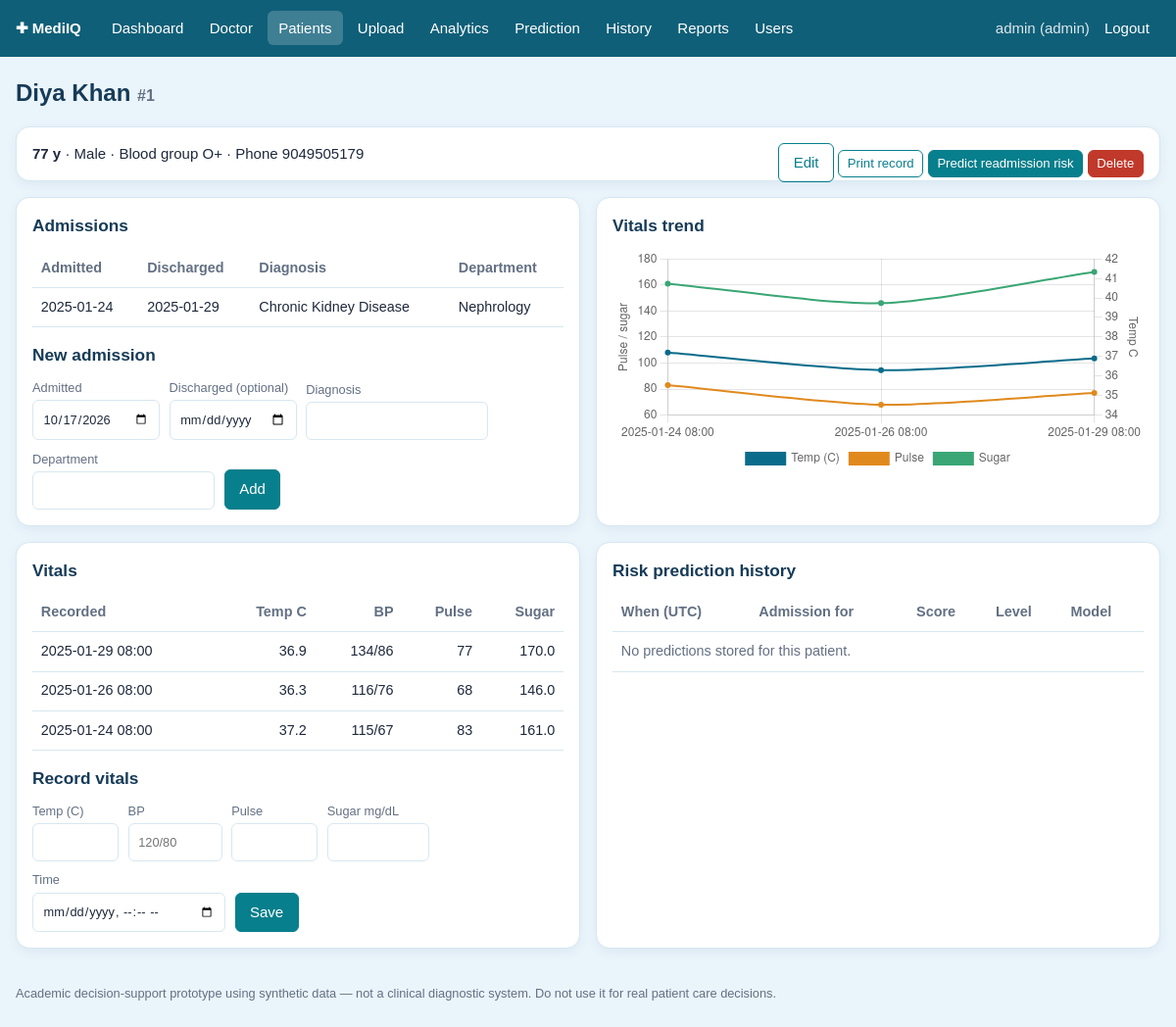
Page /patients/1 (signed in) on the committed database.
### tables this page shows
CREATE TABLE users (
    user_id       INTEGER PRIMARY KEY AUTOINCREMENT,
    username      TEXT NOT NULL UNIQUE,
    password_hash TEXT NOT NULL,
    role          TEXT NOT NULL DEFAULT 'staff' CHECK (role IN ('admin','doctor','staff'))
);

CREATE TABLE patients (
    patient_id  INTEGER PRIMARY KEY AUTOINCREMENT,
    name        TEXT NOT NULL,
    age         INTEGER NOT NULL CHECK (age BETWEEN 0 AND 120),
    gender      TEXT NOT NULL CHECK (gender IN ('Male','Female','Other')),
    phone       TEXT,
    blood_group TEXT NOT NULL DEFAULT 'Unknown'
);

CREATE TABLE admissions (
    admission_id   INTEGER PRIMARY KEY AUTOINCREMENT,
    patient_id     INTEGER NOT NULL REFERENCES patients(patient_id) ON DELETE CASCADE,
    admission_date TEXT NOT NULL,                 -- YYYY-MM-DD
    discharge_date TEXT,                          -- NULL = currently admitted
    diagnosis      TEXT NOT NULL,
    department     TEXT NOT NULL,
    CHECK (discharge_date IS NULL OR discharge_date >= admission_date)
);

CREATE TABLE vitals (
    vital_id    INTEGER PRIMARY KEY AUTOINCREMENT,
    patient_id  INTEGER NOT NULL REFERENCES patients(patient_id) ON DELETE CASCADE,
    temperature REAL,                             -- deg C
    bp          TEXT,                             -- 'systolic/diastolic', e.g. 120/80
    pulse       INTEGER,                          -- beats/min
    sugar       REAL,                             -- blood glucose, mg/dL
    recorded_at TEXT NOT NULL                     -- YYYY-MM-DD HH:MM:SS
);

### views.py (the view)
@bp.route("/patients/<int:pid>")
@login_required
def patient_detail(pid):
    p = repo.get_patient(pid)
    if not p:
        flash("Patient not found.", "danger")
        return redirect(url_for("main.patients"))
    vit = repo.list_vitals(pid)
    chrono = list(reversed(vit))
    chart = {"labels": [v["recorded_at"][:16] for v in chrono], "temperature": [v["temperature"] for v in chrono],
             "pulse": [v["pulse"] for v in chrono], "sugar": [v["sugar"] for v in chrono]}
    return render_template("patient_detail.html", p=p, admissions=repo.list_admissions(pid), vitals=vit, chart=chart,
                           preds=repo.patient_predictions(pid), departments=_departments(),
                           diagnoses=repo.distinct_values("diagnosis"), today=date.today().isoformat())

### auth.py (called while the page is built)
@bp.before_app_request
def load_user():
    uid = session.get("user_id")
    g.user = repo.get_user(uid) if uid else None

def login_required(view):
    @wraps(view)
    def wrapped(*a, **kw):
        if g.user is None:
            return redirect(url_for("auth.login", next=request.path))
        return view(*a, **kw)
    return wrapped

### db.py (called while the page is built)
def get_db():
    if "db" not in g:
        g.db = sqlite3.connect(current_app.config["DATABASE"])
        g.db.row_factory = sqlite3.Row
        g.db.execute("PRAGMA foreign_keys = ON")
    return g.db

### repo.py (called while the page is built)
def _q(sql, params=()):
    return get_db().execute(sql, params).fetchall()

def get_user(user_id):
    return get_db().execute("SELECT * FROM users WHERE user_id=?", (user_id,)).fetchone()

def get_patient(pid):
    return get_db().execute("SELECT * FROM patients WHERE patient_id=?", (pid,)).fetchone()

def list_admissions(pid):
    return _q("SELECT * FROM admissions WHERE patient_id=? ORDER BY admission_date DESC", (pid,))

def distinct_values(col):
    assert col in ("department", "diagnosis")
    return [r[0] for r in get_db().execute(f"SELECT DISTINCT {col} FROM admissions ORDER BY {col}")]

def list_vitals(pid, limit=50):
    return _q("SELECT * FROM vitals WHERE patient_id=? ORDER BY recorded_at DESC LIMIT ?", (pid, limit))

def patient_predictions(pid):
    return _q("""SELECT pr.*, a.diagnosis FROM predictions pr JOIN admissions a ON a.admission_id=pr.admission_id
                 WHERE pr.patient_id=? ORDER BY pr.predicted_at DESC""", (pid,))

### views.py (called while the page is built)
def _departments():
    return sorted(set(current_app.config["DEPARTMENTS"]) | set(repo.distinct_values("department")))

### templates/patient_detail.html (shortened to what this page needs)
{% extends "base.html" %}{% block title %}{{ p.name }}{% endblock %}
{% block content %}
<h1>{{ p.name }} <span class="muted" style="font-size:1rem">#{{ p.patient_id }}</span></h1>
<div class="card"><strong>{{ p.age }} y</strong> &middot; {{ p.gender }} &middot; Blood group {{ p.blood_group }} &middot; Phone {{ p.phone or '-' }}
<span class="noprint" style="float:right"><a class="btn sec sm" href="{{ url_for('main.patients', edit=p.patient_id) }}">Edit</a>
<button class="sec sm" onclick="window.print()">Print record</button>
{% if g.user.role in ('admin','doctor') %}<form method="post" action="{{ url_for('main.predict_patient', pid=p.patient_id) }}" style="display:inline"><input type="hidden" name="_csrf" value="{{ csrf_token }}"><button class="sm">Predict readmission risk</button></form>{% endif %}
{% if g.user.role=='admin' %}<form method="post" action="{{ url_for('main.patient_delete', pid=p.patient_id) }}" style="display:inline" onsubmit="return confirm('Permanently delete this patient and all admissions, vitals and predictions?')"><input type="hidden" name="_csrf" value="{{ csrf_token }}"><button class="del sm">Delete</button></form>{% endif %}</span></div>
<div class="grid g2">
<div class="card scroll"><h2>Admissions</h2><table><tr><th>Admitted</th><th>Discharged</th><th>Diagnosis</th><th>Department</th></tr>
{% for a in admissions %}<tr><td>{{ a.admission_date }}</td><td>{% if a.discharge_date %}{{ a.discharge_date }}{% endif %}</td><td>{{ a.diagnosis }}</td><td>{{ a.department }}</td></tr>
{% else %}<tr><td colspan="4" class="muted">No admissions yet.</td></tr>{% endfor %}</table>
<h2 style="margin-top:1rem" class="noprint">New admission</h2>
<form class="inline noprint" method="post" action="{{ url_for('main.admit', pid=p.patient_id) }}"><input type="hidden" name="_csrf" value="{{ csrf_token }}">
<label>Admitted<input type="date" name="admission_date" value="{{ today }}" required></label>
<label>Discharged (optional)<input type="date" name="discharge_date"></label>
<label>Diagnosis<input name="diagnosis" list="dx" required></label><datalist id="dx">{% for d in diagnoses %}<option>{{ d }}</option>{% endfor %}</datalist>
<label>Department<input name="department" list="dp" required></label><datalist id="dp">{% for d in departments %}<option>{{ d }}</option>{% endfor %}</datalist>
<button>Add</button></form></div>
<div class="card"><h2>Vitals trend</h2><div style="height:230px"><canvas id="vchart"></canvas></div></div></div>
<div class="grid g2">
<div class="card scroll"><h2>Vitals</h2><table><tr><th>Recorded</th><th class="n">Temp C</th><th class="n">BP</th><th class="n">Pulse</th><th class="n">Sugar</th></tr>
{% for v in vitals %}<tr><td>{{ v.recorded_at[:16] }}</td><td class="n">{{ v.temperature if v.temperature is not none else '-' }}</td><td class="n">{{ v.bp or '-' }}</td><td class="n">{{ v.pulse if v.pulse is not none else '-' }}</td><td class="n">{{ v.sugar if v.sugar is not none else '-' }}</td></tr>
{% else %}<tr><td colspan="5" class="muted">No vitals recorded.</td></tr>{% endfor %}</table>
<h2 style="margin-top:1rem" class="noprint">Record vitals</h2>
<form class="inline noprint" method="post" action="{{ url_for('main.add_vitals', pid=p.patient_id) }}"><input type="hidden" name="_csrf" value="{{ csrf_token }}">
<label>Temp (C)<input name="temperature" type="number" step="0.1" min="30" max="45" style="width:5.5rem"></label>
<label>BP<input name="bp" placeholder="120/80" pattern="\d{2,3}/\d{2,3}" style="width:6rem"></label>
<label>Pulse<input name="pulse" type="number" min="20" max="250" style="width:5.5rem"></label>
<label>Sugar mg/dL<input name="sugar" type="number" min="20" max="800" style="width:6.5rem"></label>
<label>Time<input name="recorded_at" type="datetime-local"></label><button>Save</button></form></div>
<div class="card scroll"><h2>Risk prediction history</h2><table><tr><th>When (UTC)</th><th>Admission for</th><th>Score</th><th>Level</th><th>Model</th></tr>
{% for r in preds %}<tr><td>{{ r.predicted_at }}</td><td>{{ r.diagnosis }}</td><td>{{ '%.0f'|format(r.risk_score*100) }}%</td><td><span class="pill risk-{{ r.risk_level }}">{{ r.risk_level }}</span></td><td>{{ r.model_name }}</td></tr>
{% else %}<tr><td colspan="5" class="muted">No predictions stored for this patient.</td></tr>{% endfor %}</table></div></div>
{% endblock %}
{% block scripts %}<script>
const C = {{ chart|tojson }};
window.addEventListener("load", () => draw("vchart","line",C.labels,[{label:"Temp (C)",data:C.temperature,yAxisID:"y1"},{label:"Pulse",data:C.pulse},{label:"Sugar",data:C.sugar}],
  {chart:{spanGaps:true,scales:{y:{beginAtZero:false,title:{display:true,text:"Pulse / sugar"}},y1:{position:"right",min:34,max:42,grid:{drawOnChartArea:false},title:{display:true,text:"Temp C"}}}}}));
</script>{% endblock %}

### templates/base.html (shortened to what this page needs)
<!doctype html>
<html lang="en"><head>
<link rel="stylesheet" href="{{ url_for('static', filename='css/style.css') }}">
</head><body>
{% set ep = request.endpoint or '' %}
<nav>
  <span class="brand">&#10010; MediIQ</span>
  {% if g.user %}
  <a href="{{ url_for('main.dashboard') }}" class="{{ 'on' if ep=='main.dashboard' }}">Dashboard</a>
  {% if g.user.role in ('admin','doctor') %}<a href="{{ url_for('main.doctor') }}" class="{{ 'on' if ep=='main.doctor' }}">Doctor</a>{% endif %}
  <a href="{{ url_for('main.patients') }}" class="{{ 'on' if ep in ('main.patients','main.patient_detail') }}">Patients</a>
  <a href="{{ url_for('main.upload') }}" class="{{ 'on' if ep=='main.upload' }}">Upload</a>
  <a href="{{ url_for('main.analytics_page') }}" class="{{ 'on' if ep=='main.analytics_page' }}">Analytics</a>
  <a href="{{ url_for('main.predict') }}" class="{{ 'on' if ep=='main.predict' }}">Prediction</a>
  <a href="{{ url_for('main.history') }}" class="{{ 'on' if ep.startswith('main.history') }}">History</a>
  <a href="{{ url_for('main.reports') }}" class="{{ 'on' if ep=='main.reports' }}">Reports</a>
  {% if g.user.role=='admin' %}<a href="{{ url_for('auth.users') }}">Users</a>{% endif %}
  <span style="color:#fff;opacity:.85">{{ g.user.username }} ({{ g.user.role }})</span>
  <a href="{{ url_for('auth.logout') }}">Logout</a>
  {% endif %}
</nav>
<main>
  {% block content %}{% endblock %}
</main>
<footer>Academic decision-support prototype using synthetic data &mdash; not a clinical diagnostic system. Do not use it for real patient care decisions.</footer>
{% block scripts %}{% endblock %}
</body></html>

### static/css/style.css (style rules this page uses)
:root { --bg: #EAF4FB; --card: #FFFFFF; --ink: #1E293B; --muted: #637083; --line: #D7E7F0; --brand: #0F5F78; --accent: #087F8C; --danger: #C0392B; --amber: #D98A0B; --ok: #1F8A5B; }
* { box-sizing: border-box; }
body { margin: 0; font-family: Arial, Helvetica, sans-serif; font-size: 15px; line-height: 1.5; background: var(--bg); color: var(--ink); }
nav { display: flex; flex-wrap: wrap; align-items: center; gap: 0.25rem; background: var(--brand); padding: 0.7rem 1rem; }
nav a { color: #FFFFFF; text-decoration: none; padding: 0.4rem 0.7rem; border-radius: 6px; transition: background 0.2s ease; }
nav a:hover, nav a.on { background: rgba(255, 255, 255, 0.2); }
nav .brand { font-weight: 700; margin-right: 1rem; color: #FFFFFF; }
main { max-width: 1200px; margin: 1.2rem auto; padding: 0 1rem; }
h1, h2, h3 { color: #163B57; }
h1 { font-size: 1.5rem; margin: 0.2rem 0 1rem; }
h2 { font-size: 1.08rem; margin: 0 0 0.6rem; }
.card, .stat-card, .chart-container { background: var(--card); color: var(--ink); border: 1px solid var(--line); border-radius: 14px; padding: 1rem; margin-bottom: 1rem; box-shadow: 0 4px 12px rgba(15, 70, 100, 0.06); }
.grid { display: grid; gap: 1rem; }
.g2 { grid-template-columns: repeat( auto-fit, minmax(min(100%, 340px), 1fr) ); }
.scroll { overflow-x: auto; }
table { width: 100%; border-collapse: collapse; font-size: 0.9rem; }
th, td { padding: 0.55rem; border-bottom: 1px solid var(--line); text-align: left; vertical-align: top; }
th { color: var(--muted); font-weight: 600; }
td.n, th.n { text-align: right; }
form.inline { display: flex; flex-wrap: wrap; gap: 0.6rem; align-items: end; }
label { display: flex; flex-direction: column; font-size: 0.8rem; color: var(--muted); gap: 0.2rem; }
input, select, textarea { width: 100%; max-width: 100%; padding: 0.55rem 0.6rem; border: 1px solid var(--line); border-radius: 6px; background: var(--card); color: var(--ink); font: inherit; }
button, .btn { background: var(--accent); color: #FFFFFF; border: 1px solid var(--accent); border-radius: 6px; padding: 0.5rem 0.9rem; cursor: pointer; text-decoration: none; font: inherit; display: inline-block; transition: background 0.2s ease; }
button.sec, .btn.sec { background: transparent; color: var(--accent); border: 1px solid var(--accent); }
button.del { background: var(--danger); border-color: var(--danger); }
button.sm { padding: 0.2rem 0.55rem; font-size: 0.82rem; }
.muted { color: var(--muted); }
canvas { max-width: 100%; max-height: 300px; }
footer { max-width: 1200px; margin: 0 auto 2rem; padding: 0 1rem; color: var(--muted); font-size: 0.8rem; }

### rows in the picture
users: user.username "admin", user.role "admin"
patients: name "Diya Khan", patient_id "1", age "77", gender "Male", blood_group "O+", phone "9049505179"
admissions: admission_date "2025-01-24", discharge_date "2025-01-29", diagnosis "Chronic Kidney Disease", department "Nephrology"
vitals: recorded_at "2025-01-29 08:00", temperature "36.9", bp "134/86", pulse "77", sugar "170.0"
vitals: recorded_at "2025-01-26 08:00", temperature "36.3", bp "116/76", pulse "68", sugar "146.0"
vitals: recorded_at "2025-01-24 08:00", temperature "37.2", bp "115/67", pulse "83", sugar "161.0"
